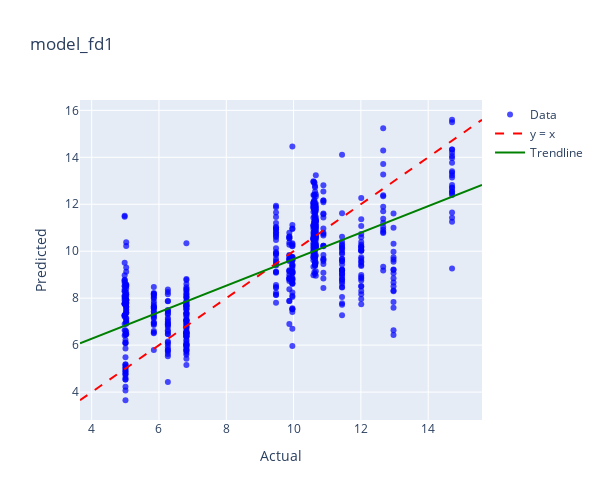
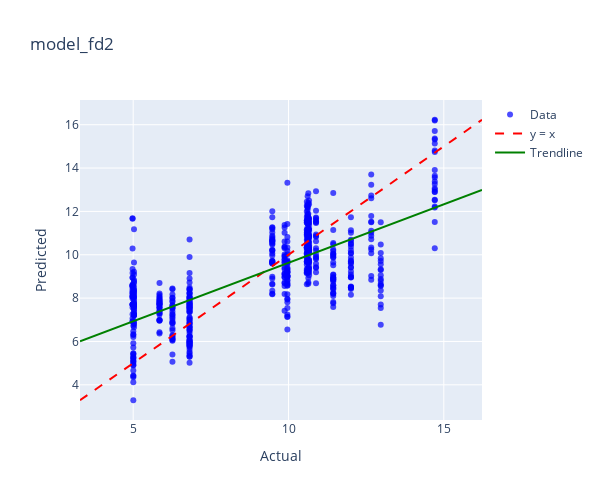
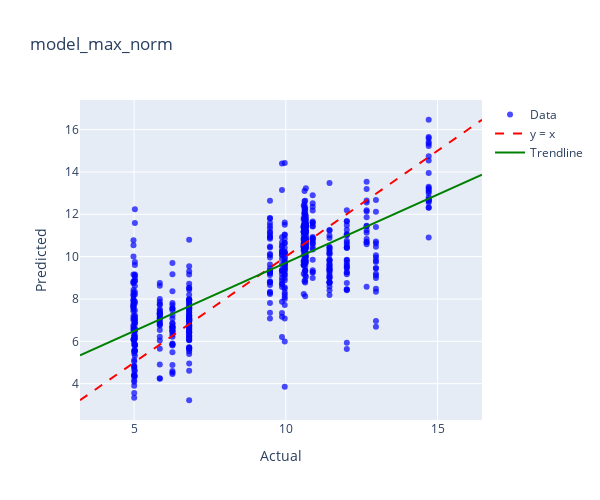
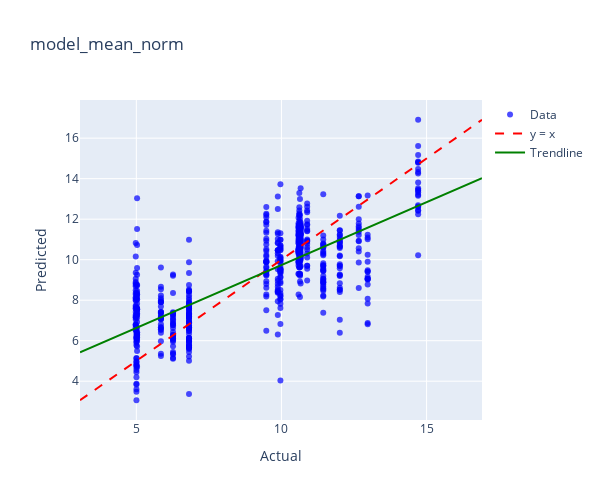

The code cell stored with these charts, in order, in its notebook:
### Code cell
model_dict = {
    'model_fd1': (model_fd1, gula_reduksi_fd1),
    'model_fd2': (model_fd2, gula_reduksi_fd2),
    'model_max_norm': (model_max_norm, gula_reduksi_max_norm),
    'model_mean_norm': (model_mean_norm, gula_reduksi_mean_norm),
    'model_msc': (model_msc, gula_reduksi_msc),
    'model_ori': (model_ori, gula_reduksi_ori),
    'model_range_norm': (model_range_norm, gula_reduksi_range_norm),
    'model_sg1': (model_sg1, gula_reduksi_sg1),
    'model_sg2': (model_sg2, gula_reduksi_sg2),
    'model_snv': (model_snv, gula_reduksi_snv),
}

for name, (model, data) in model_dict.items():
    print(f"Plotting for {name}")
    plot_actual_vs_predicted_plotly(model, data, 'Gula Reduksi',name)

### Figure 1 — Plotly figure (JSON) as saved in the notebook; plotly's stock layout.template omitted (floating-point values rounded to 4 significant figures; data arrays with more than 128 entries replaced by an {"elided": "..."} marker saying what was removed)
{"data": [{"hovertemplate": "Index: %{text}<br>Actual: %{x}<br>Predicted: %{y}<extra></extra>", "marker": {"color": "blue", "opacity": 0.7, "size": 6}, "mode": "markers", "name": "Data", "text": {"elided": "612 str values"}, "type": "scatter", "x": {"elided": "612 float values"}, "y": {"elided": "612 float values"}}, {"line": {"color": "red", "dash": "dash"}, "mode": "lines", "name": "y = x", "type": "scatter", "x": [3.653, 15.6], "y": [3.653, 15.6]}, {"line": {"color": "green", "width": 2}, "mode": "lines", "name": "Trendline", "type": "scatter", "x": [3.653, 15.6], "y": [6.076, 12.83]}], "layout": {"height": 500, "title": {"text": "model_fd1"}, "width": 600, "xaxis": {"title": {"text": "Actual"}}, "yaxis": {"title": {"text": "Predicted"}}}}

### Figure 2 — Plotly figure (JSON) as saved in the notebook; plotly's stock layout.template omitted (floating-point values rounded to 4 significant figures; data arrays with more than 128 entries replaced by an {"elided": "..."} marker saying what was removed)
{"data": [{"hovertemplate": "Index: %{text}<br>Actual: %{x}<br>Predicted: %{y}<extra></extra>", "marker": {"color": "blue", "opacity": 0.7, "size": 6}, "mode": "markers", "name": "Data", "text": {"elided": "612 str values"}, "type": "scatter", "x": {"elided": "612 float values"}, "y": {"elided": "612 float values"}}, {"line": {"color": "red", "dash": "dash"}, "mode": "lines", "name": "y = x", "type": "scatter", "x": [3.287, 16.23], "y": [3.287, 16.23]}, {"line": {"color": "green", "width": 2}, "mode": "lines", "name": "Trendline", "type": "scatter", "x": [3.287, 16.23], "y": [6.006, 12.99]}], "layout": {"height": 500, "title": {"text": "model_fd2"}, "width": 600, "xaxis": {"title": {"text": "Actual"}}, "yaxis": {"title": {"text": "Predicted"}}}}

### Figure 3 — Plotly figure (JSON) as saved in the notebook; plotly's stock layout.template omitted (floating-point values rounded to 4 significant figures; data arrays with more than 128 entries replaced by an {"elided": "..."} marker saying what was removed)
{"data": [{"hovertemplate": "Index: %{text}<br>Actual: %{x}<br>Predicted: %{y}<extra></extra>", "marker": {"color": "blue", "opacity": 0.7, "size": 6}, "mode": "markers", "name": "Data", "text": {"elided": "612 str values"}, "type": "scatter", "x": {"elided": "612 float values"}, "y": {"elided": "612 float values"}}, {"line": {"color": "red", "dash": "dash"}, "mode": "lines", "name": "y = x", "type": "scatter", "x": [3.217, 16.47], "y": [3.217, 16.47]}, {"line": {"color": "green", "width": 2}, "mode": "lines", "name": "Trendline", "type": "scatter", "x": [3.217, 16.47], "y": [5.342, 13.87]}], "layout": {"height": 500, "title": {"text": "model_max_norm"}, "width": 600, "xaxis": {"title": {"text": "Actual"}}, "yaxis": {"title": {"text": "Predicted"}}}}

### Figure 4 — Plotly figure (JSON) as saved in the notebook; plotly's stock layout.template omitted (floating-point values rounded to 4 significant figures; data arrays with more than 128 entries replaced by an {"elided": "..."} marker saying what was removed)
{"data": [{"hovertemplate": "Index: %{text}<br>Actual: %{x}<br>Predicted: %{y}<extra></extra>", "marker": {"color": "blue", "opacity": 0.7, "size": 6}, "mode": "markers", "name": "Data", "text": {"elided": "612 str values"}, "type": "scatter", "x": {"elided": "612 float values"}, "y": {"elided": "612 float values"}}, {"line": {"color": "red", "dash": "dash"}, "mode": "lines", "name": "y = x", "type": "scatter", "x": [3.059, 16.91], "y": [3.059, 16.91]}, {"line": {"color": "green", "width": 2}, "mode": "lines", "name": "Trendline", "type": "scatter", "x": [3.059, 16.91], "y": [5.428, 14.02]}], "layout": {"height": 500, "title": {"text": "model_mean_norm"}, "width": 600, "xaxis": {"title": {"text": "Actual"}}, "yaxis": {"title": {"text": "Predicted"}}}}
